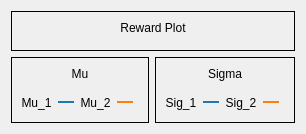
        <widget class="QWidget" name="Tab_RL">
         <attribute name="title">
          <string>RL Data</string>
         </attribute>
         <layout class="QHBoxLayout" name="horizontalLayout_24">
          <item>
           <layout class="QVBoxLayout" name="verticalLayout_6">
            <item>
             <widget class="QFrame" name="frame_5">
              <property name="frameShape">
               <enum>QFrame::Box</enum>
              </property>
              <property name="frameShadow">
               <enum>QFrame::Plain</enum>
              </property>
              <property name="lineWidth">
               <number>1</number>
              </property>
              <layout class="QHBoxLayout" name="horizontalLayout_13">
               <item>
                <layout class="QVBoxLayout" name="verticalLayout_13" stretch="0,10">
                 <item>
                  <widget class="QLabel" name="label_38">
                   <property name="text">
                    <string>Reward Plot</string>
                   </property>
                   <property name="alignment">
                    <set>Qt::AlignCenter</set>
                   </property>
                  </widget>
                 </item>
                 <item>
                  <widget class="RL_Widget" name="widget_10" native="true">
                   <property name="styleSheet">
                    <string notr="true">background-color: rgb(136, 138, 133);</string>
                   </property>
                  </widget>
                 </item>
                </layout>
               </item>
              </layout>
             </widget>
            </item>
            <item>
             <layout class="QHBoxLayout" name="horizontalLayout_6">
              <item>
               <widget class="QFrame" name="frame_6">
                <property name="frameShape">
                 <enum>QFrame::Box</enum>
                </property>
                <property name="frameShadow">
                 <enum>QFrame::Plain</enum>
                </property>
                <property name="lineWidth">
                 <number>1</number>
                </property>
                <layout class="QHBoxLayout" name="horizontalLayout_20">
                 <item>
                  <layout class="QVBoxLayout" name="verticalLayout_14" stretch="0,10,1">
                   <item>
                    <widget class="QLabel" name="label_46">
                     <property name="text">
                      <string>Mu</string>
                     </property>
                     <property name="alignment">
                      <set>Qt::AlignCenter</set>
                     </property>
                    </widget>
                   </item>
                   <item>
                    <widget class="Mu_Widget" name="Mu_Graph" native="true">
                     <property name="styleSheet">
                      <string notr="true">background-color: rgb(136, 138, 133);</string>
                     </property>
                    </widget>
                   </item>
                   <item>
                    <layout class="QHBoxLayout" name="horizontalLayout_21" stretch="10,5,10,5,2">
                     <item>
                      <widget class="QLabel" name="label_47">
                       <property name="text">
                        <string>Mu_1</string>
                       </property>
                       <property name="alignment">
                        <set>Qt::AlignCenter</set>
                       </property>
                      </widget>
                     </item>
                     <item>
                      <widget class="Line" name="line_35">
                       <property name="styleSheet">
                        <string notr="true">color: rgb(31, 119, 180);</string>
                       </property>
                       <property name="frameShadow">
                        <enum>QFrame::Plain</enum>
                       </property>
                       <property name="lineWidth">
                        <number>2</number>
                       </property>
                       <property name="orientation">
                        <enum>Qt::Horizontal</enum>
                       </property>
                      </widget>
                     </item>
                     <item>
                      <widget class="QLabel" name="label_49">
                       <property name="text">
                        <string>Mu_2</string>
                       </property>
                       <property name="alignment">
                        <set>Qt::AlignCenter</set>
                       </property>
                      </widget>
                     </item>
                     <item>
                      <widget class="Line" name="line_37">
                       <property name="styleSheet">
                        <string notr="true">color: rgb(255, 127, 14);</string>
                       </property>
                       <property name="frameShadow">
                        <enum>QFrame::Plain</enum>
                       </property>
                       <property name="lineWidth">
                        <number>2</number>
                       </property>
                       <property name="orientation">
                        <enum>Qt::Horizontal</enum>
                       </property>
                      </widget>
                     </item>
                     <item>
                      <spacer name="horizontalSpacer_14">
                       <property name="orientation">
                        <enum>Qt::Horizontal</enum>
                       </property>
                       <property name="sizeHint" stdset="0">
                        <size>
                         <width>40</width>
                         <height>20</height>
                        </size>
                       </property>
                      </spacer>
                     </item>
                    </layout>
                   </item>
                  </layout>
                 </item>
                </layout>
               </widget>
              </item>
              <item>
               <widget class="QFrame" name="frame_7">
                <property name="frameShape">
                 <enum>QFrame::Box</enum>
                </property>
                <property name="frameShadow">
                 <enum>QFrame::Plain</enum>
                </property>
                <property name="lineWidth">
                 <number>1</number>
                </property>
                <layout class="QHBoxLayout" name="horizontalLayout_22">
                 <item>
                  <layout class="QVBoxLayout" name="verticalLayout_15" stretch="0,10,1">
                   <item>
                    <widget class="QLabel" name="label_50">
                     <property name="text">
                      <string>Sigma</string>
                     </property>
                     <property name="alignment">
                      <set>Qt::AlignCenter</set>
                     </property>
                    </widget>
                   </item>
                   <item>
                    <widget class="Sig_Widget" name="Sigma_Graph" native="true">
                     <property name="styleSheet">
                      <string notr="true">background-color: rgb(136, 138, 133);</string>
                     </property>
                    </widget>
                   </item>
                   <item>
                    <layout class="QHBoxLayout" name="horizontalLayout_23" stretch="10,5,10,5,2">
                     <item>
                      <widget class="QLabel" name="label_51">
                       <property name="text">
                        <string>Sig_1</string>
                       </property>
                       <property name="alignment">
                        <set>Qt::AlignCenter</set>
                       </property>
                      </widget>
                     </item>
                     <item>
                      <widget class="Line" name="line_38">
                       <property name="styleSheet">
                        <string notr="true">color: rgb(31, 119, 180);</string>
                       </property>
                       <property name="frameShadow">
                        <enum>QFrame::Plain</enum>
                       </property>
                       <property name="lineWidth">
                        <number>2</number>
                       </property>
                       <property name="orientation">
                        <enum>Qt::Horizontal</enum>
                       </property>
                      </widget>
                     </item>
                     <item>
                      <widget class="QLabel" name="label_53">
                       <property name="text">
                        <string>Sig_2</string>
                       </property>
                       <property name="alignment">
                        <set>Qt::AlignCenter</set>
                       </property>
                      </widget>
                     </item>
                     <item>
                      <widget class="Line" name="line_40">
                       <property name="styleSheet">
                        <string notr="true">color: rgb(255, 127, 14);</string>
                       </property>
                       <property name="frameShadow">
                        <enum>QFrame::Plain</enum>
                       </property>
                       <property name="lineWidth">
                        <number>2</number>
                       </property>
                       <property name="orientation">
                        <enum>Qt::Horizontal</enum>
                       </property>
                      </widget>
                     </item>
                     <item>
                      <spacer name="horizontalSpacer_15">
                       <property name="orientation">
                        <enum>Qt::Horizontal</enum>
                       </property>
                       <property name="sizeHint" stdset="0">
                        <size>
                         <width>40</width>
                         <height>20</height>
                        </size>
                       </property>
                      </spacer>
                     </item>
                    </layout>
                   </item>
                  </layout>
                 </item>
                </layout>
               </widget>
              </item>
             </layout>
            </item>
           </layout>
          </item>
         </layout>
        </widget>
